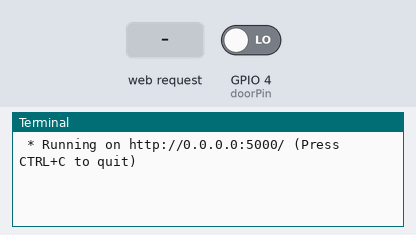
Bench run of a program on a simulated Raspberry Pi (BCM pin numbers). On the bench: the last lines printed to the terminal. Inputs (shaded band) come from the test bench; at power-on: GPIO 4 (doorPin) LOW. The clock reads 2024-03-15 10:24:30 at power-on unless the program sets it.

Above: at 1.2 s.
1.3 s: HTTP request for /doorStatus received
At 1.8 s:
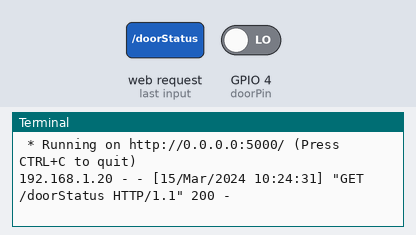
2.8 s: HTTP request for / received
At 4.2 s:
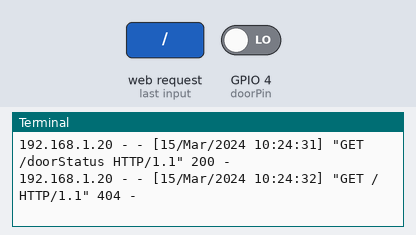

Measured:
- after the input at 1.3 s, the terminal: prints a new line at once (image 1)
- after the input at 2.8 s, the terminal: prints a new line at once (image 2)

The program:

doorStatus.py
```python
#!/usr/bin/env python

from flask import Flask
import RPi.GPIO as GPIO

doorPin = 4
app = Flask(__name__)


@app.route("/doorStatus")
def doorStatus():
    if GPIO.event_detected(doorPin):
        return "Door has been open"
    else:
        return "Door was Closed since last check"


if __name__ == "__main__":
    GPIO.setmode(GPIO.BCM)
    GPIO.setup(doorPin, GPIO.IN)
    GPIO.add_event_detect(doorPin, GPIO.BOTH)

    app.debug = True
    app.run(host="0.0.0.0")
```
